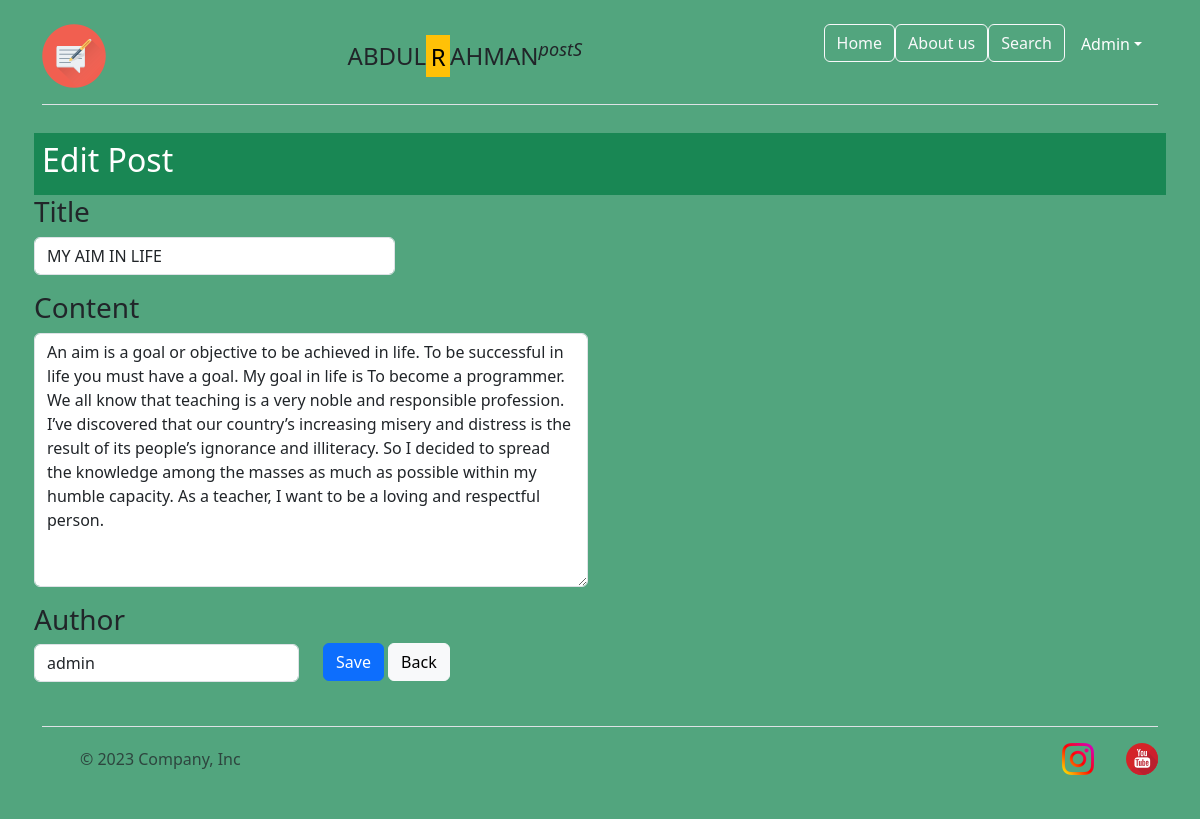
The page /post/edit/20/ (signed in) on the database its author committed.
### blog_app/models.py (models this page shows, shortened)
class Post(models.Model):
    title = models.CharField(max_length=120, null=True)
    content = models.TextField()
    published_at = models.DateTimeField(default=timezone.now)
    author = models.ForeignKey(User, on_delete=models.CASCADE)
    class Meta:
        ordering = ['-published_at']

### blog_app/views.py (the view, shortened to what this page needs)
# urls.py: path('post/edit/<int:id>/', views.editPost, name="post-edit"),
@login_required
def editPost(request, id):
    post = get_object_or_404(Post, id=id)
    if request.method == "GET":
        context = {
            'form': PostForm(instance=post),
            'id': id,
        }
        return render(request, 'blog/post_form.html', context)

### blog_app/forms.py
class PostForm(forms.ModelForm):
    class Meta:
        model = Post
        fields = ['title', 'content', 'author']

### templates/blog/post_form.html (shortened to what this page needs)
{% extends 'base.html' %}
{% load static %}
{% load widget_tweaks %}
{% block content %}
            <div class="container p-1">
            <div class="bg-success p-2 text-white">
                <h2>{% if id %} Edit {% else %} New {% endif %} Post</h2>
            </div>
            <form method="POST">
                <div class="row">
                    <div class="col-4">
                        <label class="form-label h3">Title</label>
                        {% render_field form.title class="form-control" name="title" placeholder="Title Post" type="text" %}
                    </div>
                </div>
                <div class="row">
                    <div class="col-6 pt-3">
                        <label class="form-label h3">Content</label>
                        {% render_field form.content class="form-control" name="content" placeholder="Content" %}
                    </div>
                </div>
                <div class="row">
                <div class="col-3 pt-3">
                    <label class="form-label h3">Author</label>
                    {% render_field form.author class="form-control" name="author" %}
                </div>
                <div class="col-6 pt-5">
                    <div class="col-6 pt-2">
                        {% if id %}
                            <button  type="submit" class="btn btn-primary">Save</button>
                        {% else %}
                            <button  type="submit" class="btn btn-primary">Post</button>
                        {% endif %}
                    <a href="{% url 'home' %}"type="button" class="btn btn-light">Back</a>
                </div>
            </div>
            </div>
            </div>
                <div class="row">
                    <div class="col-6 pt-3">
                    </div>
                </div>
{% endblock %}

### templates/parts/navbar.html (shortened to what this page needs)
{% load static %}
<!DOCTYPE html>
<html lang="en">
<head>
    <link href="{% static '/css/bootstrap.css' %}" rel="stylesheet">
</head>
<body class="bg-success p-2" style="--bs-bg-opacity: .75;">
    <main>
        <div class="container">
            <header class="d-flex flex-wrap justify-content-center py-3 mb-4 border-bottom">
                <a href="{% url 'home' %}" class="d-flex align-items-center mb-3 mb-md-0 me-md-auto text-dark text-decoration-none">
                  <img src="{% static '/imags/blog_.png'%}" alt="">
                </a>
                <a href="{% url 'home' %}" class="d-flex align-items-center mb-3 mb-md-0 me-md-auto text-dark text-decoration-none">
                    <span class="fs-4">ABDUL<mark class="bg-warning">R</mark>AHMAN<i><sup>postS</sup></i></span>
                  </a>
                <ul class="nav nav-pills">
                  <li class="nav-item"><a href="/" class="btn btn-outline-light ">Home</a></li>
                  <li class="nav-item"><a href="{% url 'about' %}" class="btn btn-outline-light">About us</a></li>
                  <li class="nav-item"><a href="#" class="btn btn-outline-light">Search</a></li>
                  {% if request.user.is_authenticated %}
                  <a class="nav-link dropdown-toggle text-white" href="#" role="button" data-bs-toggle="dropdown">{{ request.user.username|title }}</a>
                </ul>
                {% endif %}
            </header>
    </main>
</body>
</html>

### rows shown on the page
Post: title "MY AIM IN LIFE", content "An aim is a goal or objective to be achieved in life. To be successful in life you must have a goal. My goal in life is To become a programmer. We all know that teaching is a very noble and responsible profession. I’ve discovered that our country’s increasing misery and distress is the result of its people’s ignorance and illiteracy. So I decided to spread the knowledge among the masses as much as possible within my humble capacity. As a teacher, I want to be a loving and respectful person.", author "admin"

### other values the page prints
{{ request.user.username|title }} "Admin"
